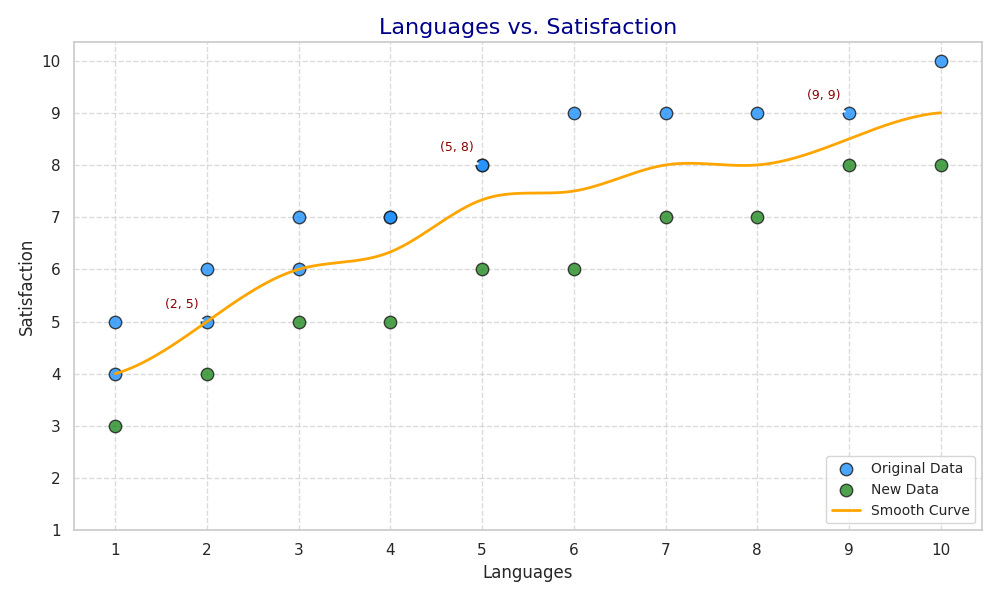

Source code (Python):
import numpy as np
import matplotlib.pyplot as plt
from scipy.interpolate import make_interp_spline

# Original data
languages_spoken = np.array([1, 1, 2, 2, 3, 3, 4, 4, 5, 5, 6, 7, 8, 9, 10])
satisfaction_level = np.array([4, 5, 5, 6, 6, 7, 7, 7, 8, 8, 9, 9, 9, 9, 10])

# New made-up data series
languages_spoken_new = np.array([1, 2, 3, 4, 5, 6, 7, 8, 9, 10])
satisfaction_level_new = np.array([3, 4, 5, 5, 6, 6, 7, 7, 8, 8])

# Combine original and new data
total_languages = np.concatenate([languages_spoken, languages_spoken_new])
total_satisfaction = np.concatenate([satisfaction_level, satisfaction_level_new])

# Calculate average satisfaction for the combined unique languages
unique_languages, indices = np.unique(total_languages, return_inverse=True)
avg_satisfaction = np.zeros_like(unique_languages, dtype=float)
for i in range(len(unique_languages)):
    avg_satisfaction[i] = total_satisfaction[indices == i].mean()

x_new = np.linspace(unique_languages.min(), unique_languages.max(), 300)
spline = make_interp_spline(unique_languages, avg_satisfaction, k=3)
y_smooth = spline(x_new)

plt.figure(figsize=(10, 6))
# Plotting the original data
plt.scatter(languages_spoken, satisfaction_level, color='dodgerblue', label='Original Data', s=80, alpha=0.8, edgecolor='k')
# Plotting the new data series
plt.scatter(languages_spoken_new, satisfaction_level_new, color='forestgreen', label='New Data', s=80, alpha=0.8, edgecolor='k')
plt.plot(x_new, y_smooth, color='orange', label='Smooth Curve', linewidth=2)

plt.title('Languages vs. Satisfaction', fontsize=16, color='darkblue')
plt.xlabel('Languages', fontsize=12)
plt.ylabel('Satisfaction', fontsize=12)
plt.xticks(np.arange(1, 11, 1))
plt.yticks(np.arange(1, 11, 1))
plt.grid(True, linestyle='--', alpha=0.7)
plt.legend(loc='lower right', fontsize=10)

highlight_points = [(2, 5), (5, 8), (9, 9)]
for (x, y) in highlight_points:
    plt.annotate(f'({x}, {y})', xy=(x, y), xytext=(-30, 10),
                 textcoords='offset points', arrowprops=dict(arrowstyle='->', connectionstyle='arc3,rad=.2'),
                 fontsize=9, color='darkred')

plt.tight_layout()
plt.show()
